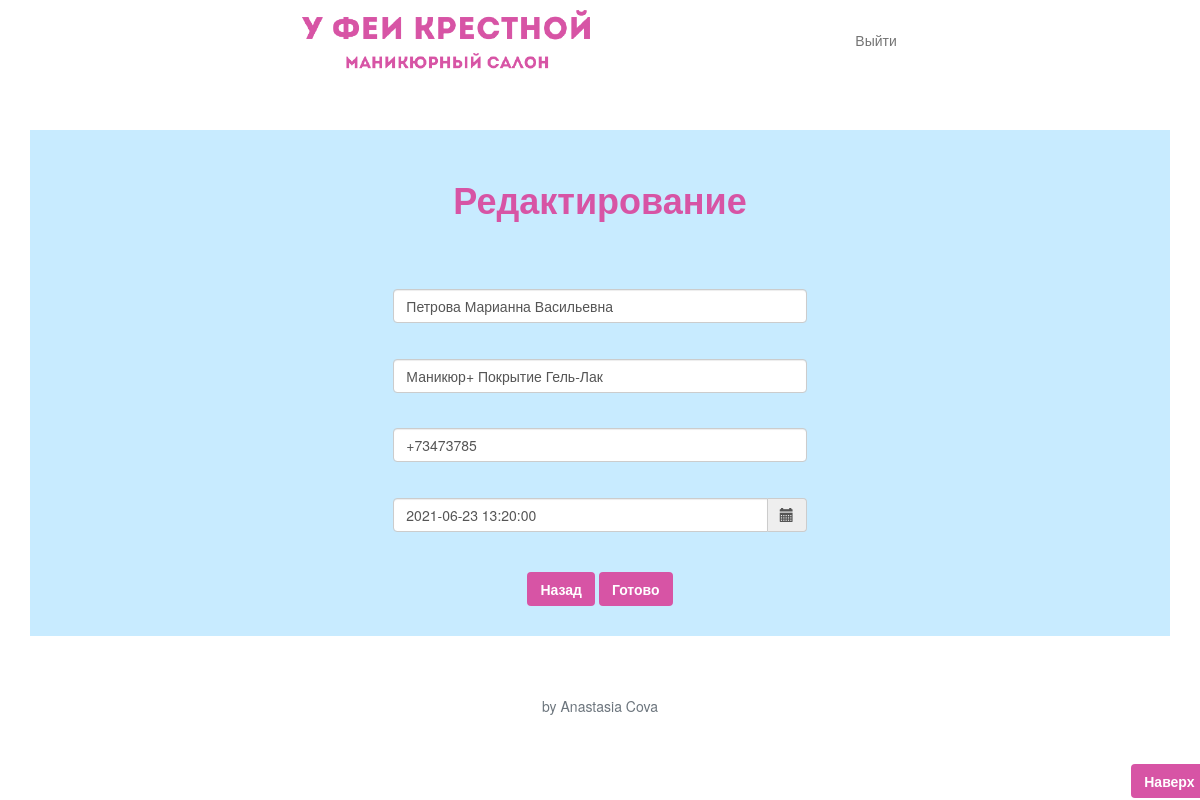
Page /user/editord/4 on the committed database.
### main/models.py (models this page shows, shortened)
class Order(models.Model):
    fullname = models.CharField(max_length=50)
    pricelist = models.ForeignKey(PriceList, related_name='orderpricelist', on_delete=models.CASCADE, default="1")
    phone = models.CharField(max_length=50)
    data = models.DateTimeField(auto_now=False)

### user/views.py (the view)
# urls.py: path('editord/<int:id>', views.EditOrd, name = 'editord'),
def EditOrd(request, id):
    obj = Order.objects.get(id=id)
    if request.method == 'POST':
        form = EditOrdForm(request.POST, instance = obj)
        if form.is_valid():
            form.save()
            return redirect('ord')
    dict = {
        'obj': obj,
        'form': EditOrdForm(instance = obj),
    }
    return render(request, 'user/editord.html', context=dict)

### user/forms.py
class EditOrdForm(ModelForm):
    class Meta:
        model = Order
        fields = ('fullname', 'pricelist', 'phone', 'data')
        widgets = {
            'fullname': TextInput(attrs={
                'class': 'form-control',
                'placeholder': 'ФИО'
            }),
            'pricelist': Select(attrs={
                'class': 'form-control',
                'placeholder': 'Услуга'
            }),
            'phone': TextInput(attrs={
                'class': 'form-control',
                'placeholder': 'Телефон'
            }),
            'data': DateTimeInput(attrs={
                'class': 'form-control',
                'placeholder': 'Дата и время'
            }),
        }

### main/models.py (called while the page is built)
    def __str__(self):
        return f'{self.name.title()}'

### user/templates/user/editord.html (shortened to what this page needs)
{% extends "user/layout.html" %}
{% block content  %}
<head>
  <link rel="stylesheet" href="https://maxcdn.bootstrapcdn.com/bootstrap/3.4.1/css/bootstrap.min.css">
    <link rel="stylesheet" href="https://cdnjs.cloudflare.com/ajax/libs/bootstrap-datetimepicker/4.17.47/css/bootstrap-datetimepicker.css">
</head>
<body>
<main class="container">
{% load static %}
  <section class="py-5 text-center">
    <div class="row py-lg-5" style="background-color: #c8ebff;">
      <div class="col-lg-6 col-md-8 mx-auto">
        <h1 class="fw-bold text-color">Редактирование</h1>
      </div>
    </div>
    <div class="row py-lg-5 text-dark" style="background-color: #c8ebff; ">
      <div class="col-lg-8 mx-auto">
        <form method="post">
            <div class="row justify-content-center">
                <div class="col-md-7">
                    {{ form.fullname }}
                    <h5>&nbsp;</h5>
                    {{ form.pricelist }}
                    <h5>&nbsp;</h5>
                    {{ form.phone }}
                    <h5>&nbsp;</h5>
                    <div class="form-group">
                        <div class='input-group date text-dark' id='datetimepicker2'>
                            {{ form.data }}
                            <span class="input-group-addon">
                                    <span class="glyphicon glyphicon-calendar"></span>
                            </span>
                        </div>
                    </div>
                    <h5>&nbsp;</h5>
                </div>
            </div>
            <div class="row justify-content-center">
                <div class="col-md-6 text-center align-self-center">
                    <a href="/user/ord" class="btn btn-pink fw-bold">Назад</a>
                    <button class="btn btn-pink fw-bold" type="submit">Готово</button>
                </div>
            </div>
        </form>
      </div>
    </div>
  </section>
</main>
</body>
{% endblock %}

### user/templates/user/layout.html (style rules this page uses)
.btn-pink { background-color:#d754a5; color:white; }

### user/templates/user/editord.html (style rules this page uses)
.text-color { color: #d754a5; }

### rows in the picture
Order: fullname "Петрова Марианна Васильевна", pricelist "Маникюр+ Покрытие Гель-Лак", phone "+73473785", data "2021-06-23 13:20:00"
